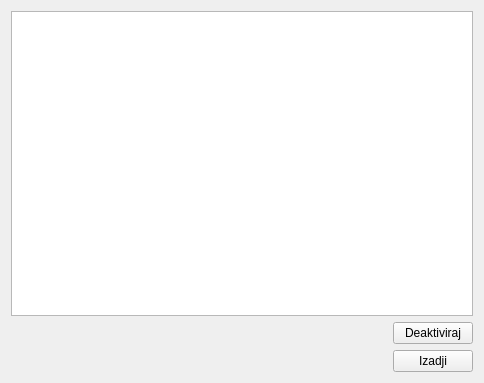
<?xml version="1.0" encoding="UTF-8"?>
<ui version="4.0">
 <class>deaktivacijanalogae2</class>
 <widget class="QWidget" name="deaktivacijanalogae2">
  <property name="geometry">
   <rect>
    <x>0</x>
    <y>0</y>
    <width>484</width>
    <height>383</height>
   </rect>
  </property>
  <property name="windowTitle">
   <string>Deaktivacija naloga</string>
  </property>
  <layout class="QVBoxLayout" name="verticalLayout">
   <item>
    <widget class="QTreeView" name="treeView"/>
   </item>
   <item>
    <layout class="QHBoxLayout" name="horizontalLayout_2">
     <item>
      <spacer name="horizontalSpacer">
       <property name="orientation">
        <enum>Qt::Horizontal</enum>
       </property>
       <property name="sizeHint" stdset="0">
        <size>
         <width>40</width>
         <height>20</height>
        </size>
       </property>
      </spacer>
     </item>
     <item>
      <widget class="QPushButton" name="pushButton">
       <property name="text">
        <string>Deaktiviraj</string>
       </property>
      </widget>
     </item>
    </layout>
   </item>
   <item>
    <layout class="QHBoxLayout" name="horizontalLayout">
     <item>
      <spacer name="horizontalSpacer_2">
       <property name="orientation">
        <enum>Qt::Horizontal</enum>
       </property>
       <property name="sizeHint" stdset="0">
        <size>
         <width>40</width>
         <height>20</height>
        </size>
       </property>
      </spacer>
     </item>
     <item>
      <widget class="QPushButton" name="pushButton_2">
       <property name="text">
        <string>Izadji</string>
       </property>
      </widget>
     </item>
    </layout>
   </item>
  </layout>
 </widget>
 <resources/>
 <connections/>
</ui>
